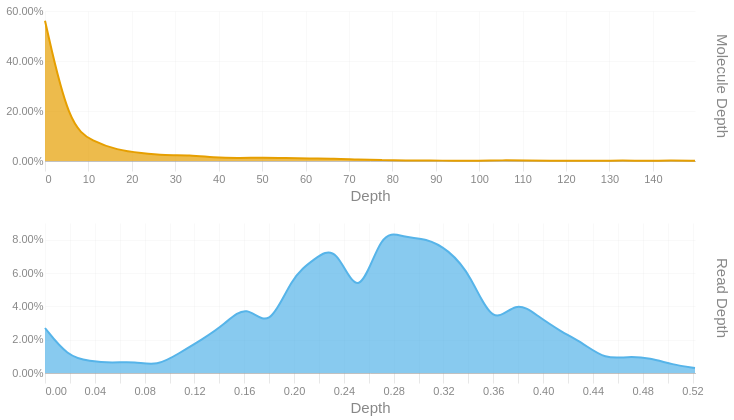

Notebook cell for this chart:
### Code cell
readdep = depth_hist(tb['Read Depth'], q99, 3)
readdep = readdep.with_columns(pl.lit('Read Depth').alias('Metric'))
if not SKIPLR:
    moldep = depth_hist(tb['Molecule Depth'], mol_q99, 1)
    moldep = moldep.with_columns(pl.lit('Molecule Depth').alias('Metric'))
    _hist = pl.concat([readdep, moldep])
    _hist = _hist.filter(pl.col('Proportion') != 0)
    with SafeRender(_hist):
        (
            alt.Chart(_hist)        
            .mark_area(interpolate = "basis")
            .encode(
                x=alt.X('Bin:Q').scale(domainMin=0).axis(alt.Axis(title='Depth')),
                y = alt.Y('Proportion:Q', title = None).axis(format = '.2%'),
                color = alt.Color('Metric:N').legend(None),
                row = alt.Row("Metric:N").header(title = None, labelOrient = 'right'),
                tooltip = [
                    alt.Tooltip("Metric:N", title = "Metric"),
                    alt.Tooltip('Interval:N', title = "Depth Interval"),
                    alt.Tooltip('Proportion:Q', title = "% Alignments").format('.2%')
                ]
            )
            .resolve_scale(x='independent', y='independent')
            .properties(
                height = 150, width = 650,
                usermeta={'embedOptions': {'downloadFileName': f'{samplename}.depth.hist'}}
            )
        ).display()
else:
    readdep = readdep.filter(pl.col('Proportion') != 0)
    with SafeRender(readdep):
        (
            alt.Chart(readdep)        
            .mark_area(interpolate = "basis")
            .encode(
                x=alt.X('Bin:Q').scale(domainMin=0).axis(alt.Axis(title='Depth')),
                y = alt.Y('Proportion:Q', title = None).axis(format = '.2%'),
                tooltip = [
                    alt.Tooltip('Interval:N', title = "Depth Interval"),
                    alt.Tooltip('Proportion:Q', title = "% Alignments").format('.2%')
                ]
            )
            .properties(
                usermeta={'embedOptions': {'downloadFileName': f'{samplename}.depth.hist'}}
            )
        ).display()

### Figure 1 — Vega-Lite specification as saved in the notebook (floating-point values rounded to 4 significant figures)
{"width": 650, "height": 150, "config": {"title": {"anchor": "start", "dy": -15, "fontSize": 18, "color": "#888888", "subtitleColor": "#888888", "subtitleFontSize": 14}, "arc": {"fill": "#0072B2"}, "axis": {"domainColor": "#888888", "domainWidth": 0.5, "gridWidth": 0.2, "grid": false, "titleFontWeight": 400, "titleFontSize": 15, "labelFontSize": 11, "labelColor": "#888888", "tickColor": "#888888", "tickWidth": 0.2, "titleColor": "#888888"}, "axisBand": {"grid": false}, "axisX": {"grid": true, "tickSize": 10, "domainCap": "round"}, "axisY": {"domain": false, "grid": true, "tickSize": 0, "domainCap": "round"}, "background": "transparent", "header": {"labelFontSize": 15, "labelColor": "#888888", "titleFontSize": 15, "titleFontWeight": 600, "titleColor": "#888888"}, "legend": {"labelFont": "sans-serif", "labelFontSize": 12, "labelColor": "#888888", "symbolSize": 100, "symbolType": "circle", "titleFontSize": 12, "titlePadding": 10, "titleColor": "#888888", "title": null}, "range": {"category": ["#E69F00", "#56B4E9", "#009E73", "#F0E442", "#0072B2", "#D55E00", "#CC79A7", "#000000"], "diverging": ["#cfe8f3", "#a2d4ec", "#73bfe2", "#46abdb", "#1696d2", "#12719e"]}, "area": {"fill": "#0072B2", "fillOpacity": 0.7, "line": true, "strokeOpacity": 0.7}, "line": {"color": "#0072B2", "stroke": "#0072B2", "strokeWidth": 2}, "trail": {"color": "#0072B2", "stroke": "#0072B2", "strokeWidth": 0, "size": 1}, "point": {"filled": true, "fillOpacity": 1.0, "size": 95}, "text": {"color": "#888888", "fontSize": 11, "align": "right", "fontWeight": 400, "size": 11}, "bar": {"fill": "#0072B2", "stroke": null}, "view": {"stroke": null, "continuousWidth": 660, "continuousHeight": 400}}, "data": {"name": "data-93aa984069147d77e5d072f8c4968aab"}, "mark": {"type": "area", "interpolate": "basis"}, "encoding": {"color": {"field": "Metric", "legend": null, "type": "nominal"}, "row": {"field": "Metric", "header": {"title": null, "labelOrient": "right"}, "type": "nominal"}, "tooltip": [{"field": "Metric", "title": "Metric", "type": "nominal"}, {"field": "Interval", "title": "Depth Interval", "type": "nominal"}, {"field": "Proportion", "format": ".2%", "title": "% Alignments", "type": "quantitative"}], "x": {"axis": {"title": "Depth"}, "field": "Bin", "scale": {"domainMin": 0}, "type": "quantitative"}, "y": {"axis": {"format": ".2%"}, "field": "Proportion", "title": null, "type": "quantitative"}}, "resolve": {"scale": {"x": "independent", "y": "independent"}}, "usermeta": {"embedOptions": {"downloadFileName": "S1_Musquodoboit_020.depth.hist"}}, "$schema": "https://vega.github.io/schema/vega-lite/v6.1.0.json", "datasets": {"data-93aa984069147d77e5d072f8c4968aab": [{"Bin": 0.0, "Interval": "0.0-0.018", "Proportion": 0.027, "Metric": "Read Depth"}, {"Bin": 0.018, "Interval": "0.018-0.036", "Proportion": 0.01, "Metric": "Read Depth"}, {"Bin": 0.036, "Interval": "0.036-0.054", "Proportion": 0.007, "Metric": "Read Depth"}, {"Bin": 0.054, "Interval": "0.054-0.072", "Proportion": 0.006, "Metric": "Read Depth"}, {"Bin": 0.072, "Interval": "0.072-0.09", "Proportion": 0.007, "Metric": "Read Depth"}, {"Bin": 0.09, "Interval": "0.09-0.108", "Proportion": 0.004, "Metric": "Read Depth"}, {"Bin": 0.108, "Interval": "0.108-0.126", "Proportion": 0.012, "Metric": "Read Depth"}, {"Bin": 0.126, "Interval": "0.126-0.144", "Proportion": 0.02, "Metric": "Read Depth"}, {"Bin": 0.144, "Interval": "0.144-0.162", "Proportion": 0.029, "Metric": "Read Depth"}, {"Bin": 0.162, "Interval": "0.162-0.18", "Proportion": 0.042, "Metric": "Read Depth"}, {"Bin": 0.18, "Interval": "0.18-0.198", "Proportion": 0.025, "Metric": "Read Depth"}, {"Bin": 0.198, "Interval": "0.198-0.216", "Proportion": 0.058, "Metric": "Read Depth"}, {"Bin": 0.216, "Interval": "0.216-0.234", "Proportion": 0.068, "Metric": "Read Depth"}, {"Bin": 0.234, "Interval": "0.234-0.252", "Proportion": 0.078, "Metric": "Read Depth"}, {"Bin": 0.252, "Interval": "0.252-0.27", "Proportion": 0.04, "Metric": "Read Depth"}, {"Bin": 0.27, "Interval": "0.27-0.288", "Proportion": 0.087, "Metric": "Read Depth"}, {"Bin": 0.288, "Interval": "0.288-0.306", "Proportion": 0.081, "Metric": "Read Depth"}, {"Bin": 0.306, "Interval": "0.306-0.324", "Proportion": 0.081, "Metric": "Read Depth"}, {"Bin": 0.324, "Interval": "0.324-0.342", "Proportion": 0.074, "Metric": "Read Depth"}, {"Bin": 0.342, "Interval": "0.342-0.36", "Proportion": 0.059, "Metric": "Read Depth"}, {"Bin": 0.36, "Interval": "0.36-0.378", "Proportion": 0.027, "Metric": "Read Depth"}, {"Bin": 0.378, "Interval": "0.378-0.396", "Proportion": 0.044, "Metric": "Read Depth"}, {"Bin": 0.396, "Interval": "0.396-0.414", "Proportion": 0.034, "Metric": "Read Depth"}, {"Bin": 0.414, "Interval": "0.414-0.432", "Proportion": 0.025, "Metric": "Read Depth"}, {"Bin": 0.432, "Interval": "0.432-0.45", "Proportion": 0.018, "Metric": "Read Depth"}, {"Bin": 0.45, "Interval": "0.45-0.468", "Proportion": 0.008, "Metric": "Read Depth"}, {"Bin": 0.468, "Interval": "0.468-0.486", "Proportion": 0.01, "Metric": "Read Depth"}, {"Bin": 0.486, "Interval": "0.486-0.504", "Proportion": 0.009, "Metric": "Read Depth"}, {"Bin": 0.504, "Interval": "0.504-0.522", "Proportion": 0.005, "Metric": "Read Depth"}, {"Bin": 0.522, "Interval": "0.522-0.54", "Proportion": 0.003, "Metric": "Read Depth"}, {"Bin": 0.0, "Interval": "0.0-5.5", "Proportion": 0.561, "Metric": "Molecule Depth"}, {"Bin": 5.5, "Interval": "5.5-11.1", "Proportion": 0.139, "Metric": "Molecule Depth"}, {"Bin": 11.1, "Interval": "11.1-16.6", "Proportion": 0.078, "Metric": "Molecule Depth"}, {"Bin": 16.6, "Interval": "16.6-22.2", "Proportion": 0.044, "Metric": "Molecule Depth"}, {"Bin": 22.2, "Interval": "22.2-27.7", "Proportion": 0.031, "Metric": "Molecule Depth"}, {"Bin": 27.7, "Interval": "27.7-33.3", "Proportion": 0.022, "Metric": "Molecule Depth"}, {"Bin": 33.3, "Interval": "33.3-38.8", "Proportion": 0.024, "Metric": "Molecule Depth"}, {"Bin": 38.8, "Interval": "38.8-44.3", "Proportion": 0.014, "Metric": "Molecule Depth"}, {"Bin": 44.3, "Interval": "44.3-49.9", "Proportion": 0.011, "Metric": "Molecule Depth"}, {"Bin": 49.9, "Interval": "49.9-55.4", "Proportion": 0.014, "Metric": "Molecule Depth"}, {"Bin": 55.4, "Interval": "55.4-61.0", "Proportion": 0.012, "Metric": "Molecule Depth"}, {"Bin": 61.0, "Interval": "61.0-66.5", "Proportion": 0.01, "Metric": "Molecule Depth"}, {"Bin": 66.5, "Interval": "66.5-72.1", "Proportion": 0.01, "Metric": "Molecule Depth"}, {"Bin": 72.1, "Interval": "72.1-77.6", "Proportion": 0.006, "Metric": "Molecule Depth"}, {"Bin": 77.6, "Interval": "77.6-83.1", "Proportion": 0.004, "Metric": "Molecule Depth"}, {"Bin": 83.1, "Interval": "83.1-88.7", "Proportion": 0.002, "Metric": "Molecule Depth"}, {"Bin": 88.7, "Interval": "88.7-94.2", "Proportion": 0.002, "Metric": "Molecule Depth"}, {"Bin": 94.2, "Interval": "94.2-99.8", "Proportion": 0.001, "Metric": "Molecule Depth"}, {"Bin": 99.8, "Interval": "99.8-105.3", "Proportion": 0.001, "Metric": "Molecule Depth"}, {"Bin": 105.3, "Interval": "105.3-110.9", "Proportion": 0.003, "Metric": "Molecule Depth"}, {"Bin": 110.9, "Interval": "110.9-116.4", "Proportion": 0.002, "Metric": "Molecule Depth"}, {"Bin": 116.4, "Interval": "116.4-121.9", "Proportion": 0.001, "Metric": "Molecule Depth"}, {"Bin": 121.9, "Interval": "121.9-127.5", "Proportion": 0.001, "Metric": "Molecule Depth"}, {"Bin": 127.5, "Interval": "127.5-133.0", "Proportion": 0.001, "Metric": "Molecule Depth"}, {"Bin": 133.0, "Interval": "133.0-138.6", "Proportion": 0.002, "Metric": "Molecule Depth"}, {"Bin": 138.6, "Interval": "138.6-144.1", "Proportion": 0.001, "Metric": "Molecule Depth"}, {"Bin": 144.1, "Interval": "144.1-149.7", "Proportion": 0.002, "Metric": "Molecule Depth"}, {"Bin": 149.7, "Interval": "149.7-155.2", "Proportion": 0.001, "Metric": "Molecule Depth"}]}}
